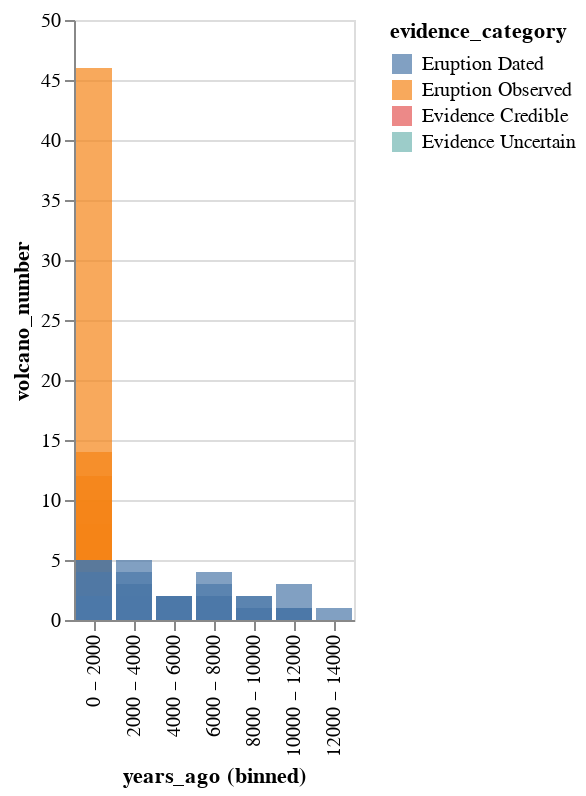

Notebook cell for this chart:
### Code cell
group_for_plot_log10 = volcano.groupby(['years_ago', 'evidence_category']) \
    .count() \
    .reset_index() 

alt.Chart(group_for_plot_log10).mark_bar(opacity = 0.7).encode(
    x=alt.X('years_ago:O', bin = True),
    y = alt.Y('volcano_number:Q', stack = None),
    color = 'evidence_category')

### Figure 1 — Vega-Lite specification as saved in the notebook (floating-point values rounded to 4 significant figures; data arrays with more than 128 entries replaced by an {"elided": "..."} marker saying what was removed)
{"config": {"view": {"continuousWidth": 400, "continuousHeight": 300}}, "data": {"name": "data-726d0fc3ca3920a822b9b133aa561ab2"}, "mark": {"type": "bar", "opacity": 0.7}, "encoding": {"color": {"type": "nominal", "field": "evidence_category"}, "x": {"type": "ordinal", "bin": true, "field": "years_ago"}, "y": {"type": "quantitative", "field": "volcano_number", "stack": null}}, "$schema": "https://vega.github.io/schema/vega-lite/v4.8.1.json", "datasets": {"data-726d0fc3ca3920a822b9b133aa561ab2": {"elided": "355 records"}}}
